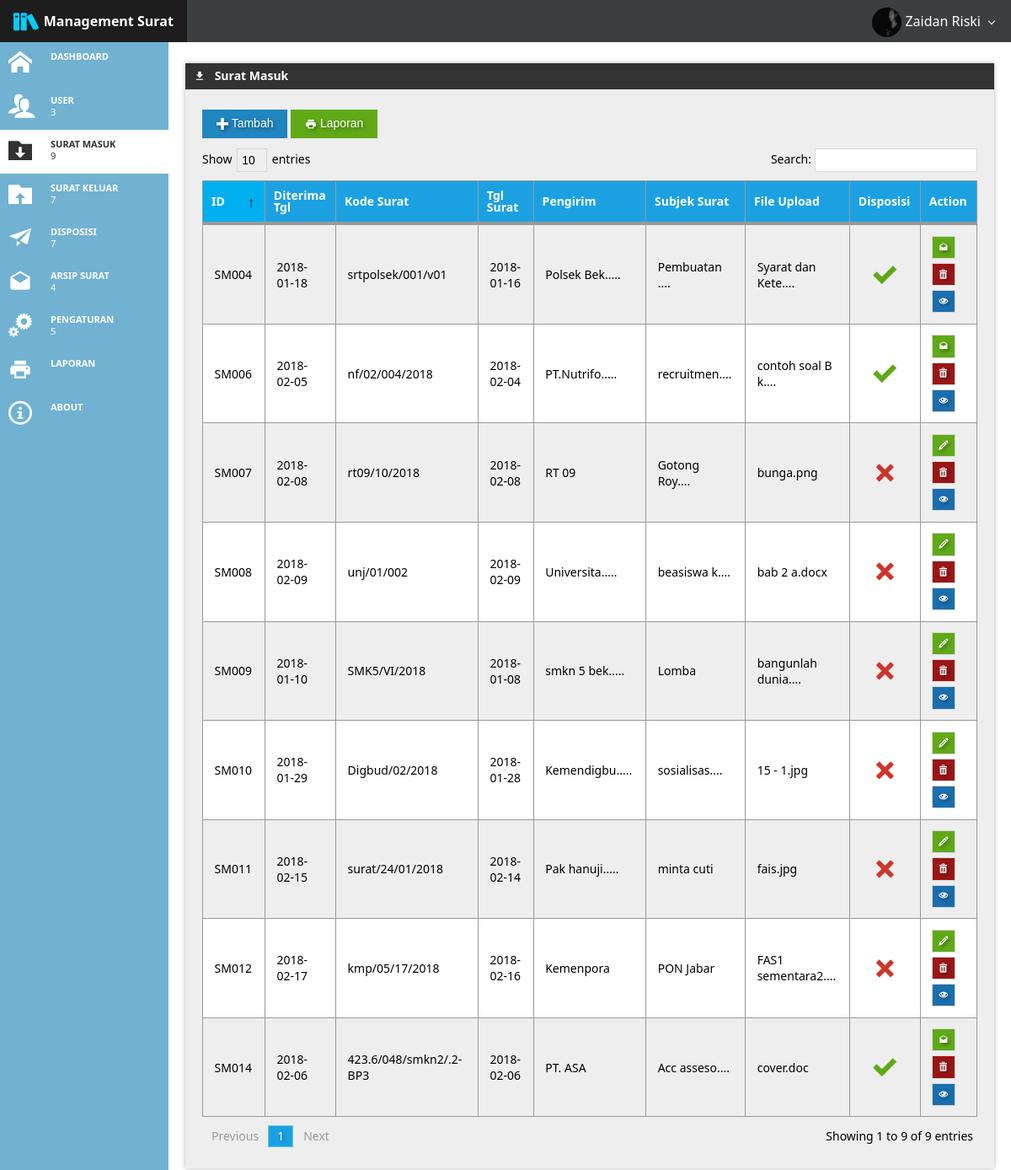
The page /suratmasuk.php (signed in) on the database its author committed.
### tables this page shows
CREATE TABLE IF NOT EXISTS `user` (
  `id` varchar(5) NOT NULL,
  `username` varchar(50) NOT NULL,
  `password` varchar(50) NOT NULL,
  `fullname` varchar(255) NOT NULL,
  `level` varchar(20) NOT NULL,
  `jabatan` varchar(255) NOT NULL,
  `picture` varchar(255) NOT NULL DEFAULT 'avatar.png'
);

CREATE TABLE IF NOT EXISTS `mail` (
  `id` varchar(5) NOT NULL,
  `incoming_at` date NOT NULL,
  `mail_code` varchar(30) NOT NULL,
  `mail_date` date NOT NULL,
  `mail_from` varchar(70) NOT NULL,
  `mail_to` varchar(70) NOT NULL,
  `mail_subject` varchar(100) NOT NULL,
  `description` varchar(255) NOT NULL,
  `file_upload` varchar(255) NOT NULL,
  `mail_typeid` varchar(5) NOT NULL,
  `userid` varchar(5) NOT NULL,
  `disposisi` varchar(10) NOT NULL DEFAULT 'belum',
  `status` varchar(25) NOT NULL DEFAULT 'tidak'
);

### suratmasuk.php (the view, shortened to what this page needs)
<html>
<head lang="en">
        <link href="css/metro.css" rel="stylesheet">
    <link href="css/metro-icons.css" rel="stylesheet">
    <link href="css/metro-responsive.css" rel="stylesheet">
    <link href="css/metro-schemes.css" rel="stylesheet">
    <link href="css/docs.css" rel="stylesheet">
</head>
<body style=" overflow: hidden;">
<?php
 require_once("koneksi.php");
if(!isset($_SESSION['username'])) {
header("location:login.php"); }
else{
    $username = $_SESSION['username'];
}
$sql = "SELECT id, fullname, level, picture FROM user WHERE username = '$username'";
$result = mysqli_query($conn, $sql);
if (mysqli_num_rows($result) > 0) {
    while($row = mysqli_fetch_assoc($result)) {
        $fullname = $row["fullname"];
        $level = $row["level"];
        $picture = $row["picture"];
    }
}
?>
    <?php
    require_once("judul.php");
    ?>
    <div class="page-content">
        <div class="flex-grid" style="height: 100%;">
            <div class="row" style="height: 100%;">
                <?php
                require_once("sidebar.php");
                ?>
                <div class="cell auto-size padding20 no-padding-top bg-white container" id="cell-content div1" style="overflow: scroll;">
                     <div class="window" style="margin-top:25px;">
                            <div class="window-caption bg-grayDark fg-white">
                                <span class="window-caption-icon"><span class="mif-file-download"></span></span>
                                <span class="window-caption-title">Surat Masuk</span>
                            </div>
                            <div class="window-content bg-grayLighter padding20" style="height: auto;">
                            <?php
                            if ($level == 'pimpinan') {
                            }else{
                                echo "<button class=\"button primary text-shadow\" onclick=\"showDialog('dialog')\" ><span class=\"mif-plus\"></span> Tambah</button>";
                            }
                            ?>
                            <a href="laporan/suratmasuk.php" target="_blank"><button class="button success text-shadow" onclick="return confirm('Cetak Laporan?')" ><span class="mif-print"></span> Laporan</button></a>
                    <table class="table dataTable striped hovered cell-hovered border bordered" data-role="datatable" data-searching="true" id="tableuser">
                        <thead>
                        <tr>
                            <td class="sortable-column sort-asc fg-white bg-blue" style="width: 80px;">ID</td>
                            <td class="fg-white bg-cyan">Diterima Tgl</td>
                            <td class="fg-white bg-cyan">Kode Surat</td>
                            <td class="fg-white bg-cyan">Tgl Surat</td>
                            <td class="fg-white bg-cyan">Pengirim</td>
                            <td class="fg-white bg-cyan">Subjek Surat</td>
                            <td class="fg-white bg-cyan">File Upload</td>
                            <td class="fg-white bg-cyan">Disposisi</td>
                            <td class="fg-white bg-cyan">Action</td>
                        </tr>
                        </thead>
                        <?php
                            $sql = "SELECT id, incoming_at, mail_code, mail_date, mail_from, mail_to, mail_subject, description, file_upload, mail_typeid, userid, disposisi FROM mail WHERE status='tidak'";
                            $result = mysqli_query($conn, $sql);
                            if ($result->num_rows > 0) {
                                 while($row = $result->fetch_assoc()) {
                                    $id = $row["id"];
                        ?>
                        <tr>
                            <td><?php echo $row["id"]; ?></td>
                            <td><?php echo $row["incoming_at"]; ?></td>
                            <td><?php echo $row["mail_code"]; ?></td>
                            <td><?php echo $row["mail_date"]; ?></td>
                            <td><?php
                            if (strlen($row["mail_from"]) < 10 ) {
                                echo $row["mail_from"];
                            }else{
                                echo substr($row["mail_from"], 0,10).".....";
                            }
                            ?></td>
                            <td><?php echo substr($row["mail_subject"], 0,10);
                            $jumlahkata = strlen($row["mail_subject"]);
                            if ($jumlahkata > 10) {
                                echo "....";
                            }?>
                            </td>
                            <td><?php echo substr($row["file_upload"], 0,15);
                            $jumlahkata = strlen($row["file_upload"]);
                            if ($jumlahkata > 15) {
                                echo "....";
                            }?>
                            </td>
                            <td align="center">
                              <?php
                                if ($row["disposisi"] == 'belum') {
                                    echo "<span class=\"mif-cross fg-red mif-lg\"></span>";
                                }else{
                                    echo "<span class=\"mif-checkmark fg-green mif-2x\"></span>";
                                }
                              ?>
                            </td>
                            <td>
                            <?php
                            if ($level == 'pimpinan') {
                                if ($row["disposisi"] == 'sudah') {
                                    echo "<a href=\"arsip.php?id=$id\"><button class=\"square-button small-button text-shadow bg-green fg-white\" data-role=\"hint\" data-hint-background=\"bg-lightGreen\" data-hint-color=\"fg-white\" data-hint-mode=\"2\" data-hint=\"Arsip Surat\" data-hint-position=\"left\" onclick=\"return confirm('Apakah Anda Yakin Untuk Mengarsipkan Surat?')\"><span class=\"mif-drafts\"></span></button></a>";
                                }else{
                                    echo "<a href=\"disposisi.php?id=$id\"><button class=\"square-button small-button text-shadow bg-green fg-white\" data-role=\"hint\" data-hint-background=\"bg-lightGreen\" data-hint-color=\"fg-white\" data-hint-mode=\"2\" data-hint=\"disposisi\" data-hint-position=\"left\"><span class=\"mif-paper-plane\"></span></button></a>";
                                }
                            }else{
                                if ($row["disposisi"] == 'sudah') {
                                echo "<a href=\"arsip.php?id=$id\"><button class=\"square-button small-button text-shadow bg-green fg-white\" data-role=\"hint\" data-hint-background=\"bg-lightGreen\" data-hint-color=\"fg-white\" data-hint-mode=\"2\" data-hint=\"Arsip Surat\" data-hint-position=\"left\" onclick=\"return confirm('Apakah Anda Yakin Untuk Mengarsipkan Surat?')\"><span class=\"mif-drafts\"></span></button></a>";
                                }else{
                                echo "<a href=\"editsurmas.php?id=$id\"><button class=\"square-button small-button text-shadow bg-green fg-white\" data-role=\"hint\" data-hint-background=\"bg-lightGreen\" data-hint-color=\"fg-white\" data-hint-mode=\"2\" data-hint=\"Edit\" data-hint-position=\"left\"><span class=\"mif-pencil\"></span></button></a>";
                                }
                            }
                            ?>
                                <a href="deletesurmas.php?id=<?php echo $row["id"]; ?>"><button class="square-button small-button text-shadow bg-darkRed fg-white" data-role="hint" data-hint-background="bg-red" data-hint-color="fg-white" data-hint-mode="2" data-hint="Hapus" data-hint-position="top" onclick="return confirm('Apakah Anda Yakin Untuk Menghapus Pesan?')"><span class="mif-bin"></span></button></a>
                                <a href="lihatsurat.php?id=<?php echo $row["id"]; ?>"><button class="square-button small-button text-shadow bg-darkCyan fg-white" data-role="hint" data-hint-background="bg-blue" data-hint-color="fg-white" data-hint-mode="2" data-hint="Lihat" data-hint-position="bottom"><span class="mif-eye"></span></button></a>
                            </td>
                        </tr>
                        <?php
                    }
                }
                        ?>
                    </table>
                                    <br />
                                    <br />
                            </div>
                        </div>
                </div>
            </div>
        </div>
    </div>
</body>
</html>

### judul.php (shortened to what this page needs)
<div class="app-bar fixed-top darcula" data-role="appbar" id="judul">
        <a class="app-bar-element branding" id="judul2"><span class="mif-books mif-2x fg-lighterBlue"></span> <b>Management Surat</b></a>
        <div class="app-bar-element place-right" id="judul2">
           <span class="dropdown-toggle"><img src="<?php echo "img/$picture"; ?>" id="gambarpp"> <?php echo $fullname;?></span>
        </div>
    </div>

### rows shown on the page
user: picture (picture), fullname "Zaidan Riski"
mail: id "SM004", incoming_at "2018-01-18", mail_code "srtpolsek/001/v01", mail_date "2018-01-16", mail_from "Polsek Bek", mail_subject "Pembuatan", file_upload "Syarat dan Kete", disposisi "sudah" (drawn)
mail: id "SM006", incoming_at "2018-02-05", mail_code "nf/02/004/2018", mail_date "2018-02-04", mail_from "PT.Nutrifo", mail_subject "recruitmen", file_upload "contoh soal B k", disposisi "sudah" (drawn)
mail: id "SM007", incoming_at "2018-02-08", mail_code "rt09/10/2018", mail_date "2018-02-08", mail_from "RT 09", mail_subject "Gotong Roy", file_upload "bunga.png", disposisi "belum" (drawn)
mail: id "SM008", incoming_at "2018-02-09", mail_code "unj/01/002", mail_date "2018-02-09", mail_from "Universita", mail_subject "beasiswa k", file_upload "bab 2 a.docx", disposisi "belum" (drawn)
mail: id "SM009", incoming_at "2018-01-10", mail_code "SMK5/VI/2018", mail_date "2018-01-08", mail_from "smkn 5 bek", mail_subject "Lomba", file_upload "bangunlah dunia", disposisi "belum" (drawn)
mail: id "SM010", incoming_at "2018-01-29", mail_code "Digbud/02/2018", mail_date "2018-01-28", mail_from "Kemendigbu", mail_subject "sosialisas", file_upload "15 - 1.jpg", disposisi "belum" (drawn)
mail: id "SM011", incoming_at "2018-02-15", mail_code "surat/24/01/2018", mail_date "2018-02-14", mail_from "Pak hanuji", mail_subject "minta cuti", file_upload "fais.jpg", disposisi "belum" (drawn)
mail: id "SM012", incoming_at "2018-02-17", mail_code "kmp/05/17/2018", mail_date "2018-02-16", mail_from "Kemenpora", mail_subject "PON Jabar", file_upload "FAS1 sementara2", disposisi "belum" (drawn)
mail: id "SM014", incoming_at "2018-02-06", mail_code "423.6/048/smkn2/.2-BP3", mail_date "2018-02-06", mail_from "PT. ASA", mail_subject "Acc asseso", file_upload "cover.doc", disposisi "sudah" (drawn)

### other values the page prints
mysqli_num_rows($result) "3"
mysqli_num_rows($result) "9"
mysqli_num_rows($result) "7"
mysqli_num_rows($result) "4"
mysqli_num_rows($result) "5"
